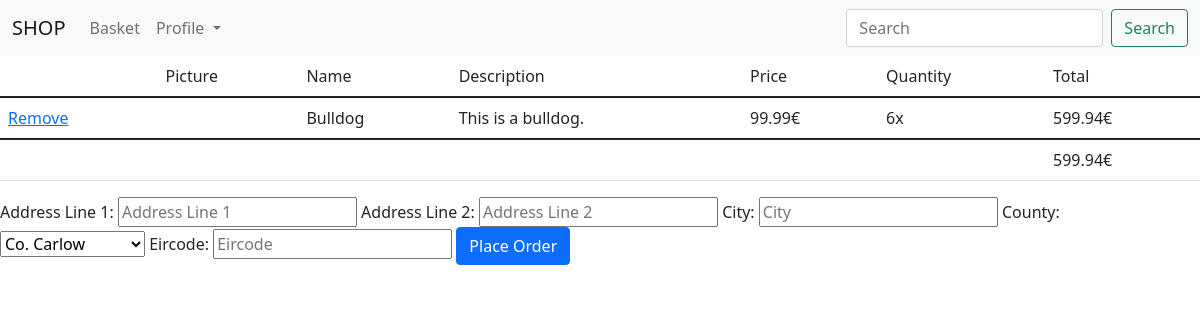
Page /order/ (signed in) on the earlier database version.
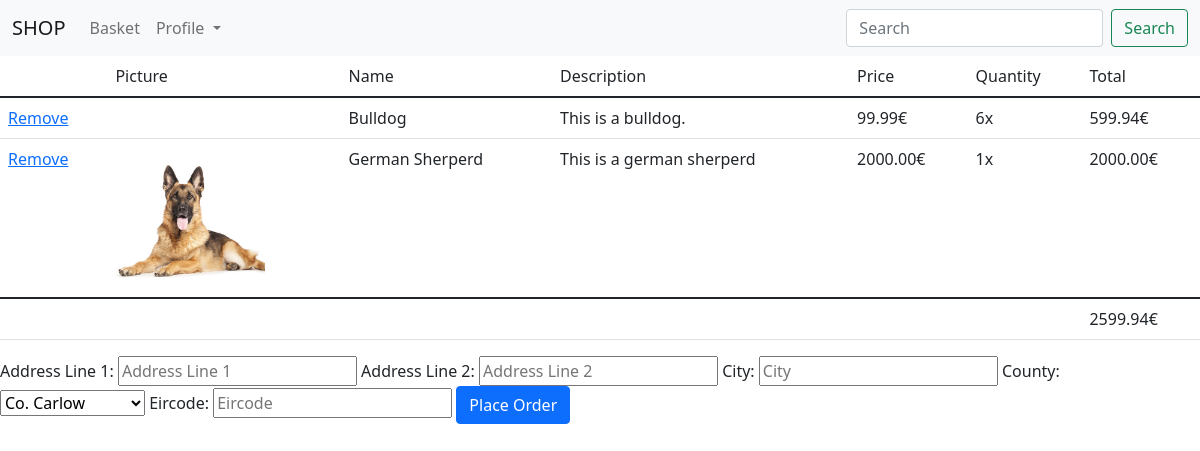
Same page on the later database version.
### duarteshop/models.py (models this page shows)
class BasketItem(models.Model):
    id = models.IntegerField(primary_key=True)
    basketId = models.ForeignKey(Basket, on_delete=models.CASCADE)
    productId = models.ForeignKey(Product, on_delete=models.CASCADE)
    quantity = models.IntegerField(default=1)
    def price(self):
        return self.productId.price * self.quantity

class Product(models.Model):
    id = models.IntegerField(primary_key=True)
    name = models.TextField()
    description = models.TextField(null=True)
    price = models.DecimalField(max_digits=6, decimal_places=2, default=0.0)
    image = models.FileField(upload_to='products', null=True)
    isOnSale = models.BooleanField(default=False)
    isInStock = models.BooleanField(default=True)

### duarteshop/views.py (the view)
# urls.py: path('order/', views.order, name="order"),
@login_required
def order(request):
    user = request.user
    basket = Basket.objects.filter(user_id=user, is_active=True).first()
    if basket is None:
        return redirect('/')
    sbi = BasketItem.objects.filter(basketId=basket)
    if not sbi.exists():
        return redirect('/')
    if request.method == 'POST':
        form = OrderForm(request.POST)
        if form.is_valid():
            order = form.save(commit=False)
            order.user_id = user
            order.basketId = basket
            total = 0.0
            for item in sbi:
                total += float(item.price())
            order.total_price = total
            order.save()
            basket.is_active = False
            basket.save()
            return render(request, 'ordercomplete.html', {'order': order, 'basket': basket, 'sbi': sbi, 'total_price': total})
        else:
            total = 0.0
            for item in sbi:
                total += float(item.price())
            return render(request, 'orderform.html', {'form': form, 'basket': basket, 'sbi': sbi, 'total_price': total})
    else:
        form = OrderForm()
        total = 0.0
        for item in sbi:
            total += float(item.price())
        return render(request, 'orderform.html', {'form': form, 'basket': basket, 'sbi': sbi, 'total_price': total})

### duarteshop/templates/orderform.html (shortened to what this page needs)
{%  extends "base.html" %}
{%  block content %}
    {%  include "base_basket.html" %}
    <form action="." method="POST">
        {{ form.as_table }}
        <button type="submit" class="btn btn-primary">Place Order</button>
    </form>
{%  endblock %}

### duarteshop/templates/base_basket.html
{% block basketItems %}
    {% if empty %}
        <h2>Your Shopping basket is empty.</h2>
    {% else %}
        <table class="table table-hover">
            <thead>
                <tr>
                    <td></td>
                    <td>Picture</td>
                    <td>Name</td>
                    <td>Description</td>
                    <td>Price</td>
                    <td>Quantity</td>
                    <td>Total</td>
                </tr>
            </thead>
                <tbody>
                    {% for item in sbi %}
                    <tr>
                        <td><a href="/removeBasketItem/{{item.id}}">Remove</a></td>
                        <td><img src="{{item.productId.image.url}}" alt="" width="150"></td>
                        <td>{{item.productId.name}}</td>
                        <td>{{item.productId.description}}</td>
                        <td>{{item.productId.price}}€</td>
                        <td>{{item.quantity}}x</td>
                        <td>{{item.price}}€</td>
                    </tr>
                    {% endfor %}
                </tbody>
                <tfoot>
                    <tr>
                        <td></td>
                        <td></td>
                        <td></td>
                        <td></td>
                        <td></td>
                        <td></td>
                        <td>{{total_price}}€</td>
                    </tr>
                </tfoot>
        </table>
    {% endif %}
{% endblock %}

Differences in the rows shown:
added BasketItem: productId.image (picture), productId.name "German Sherperd", productId.description "This is a german sherperd", productId.price "2000.00", quantity "1", price "2000.00"
Other differences:
{{ total_price }}: "599.94" → "2599.94"
